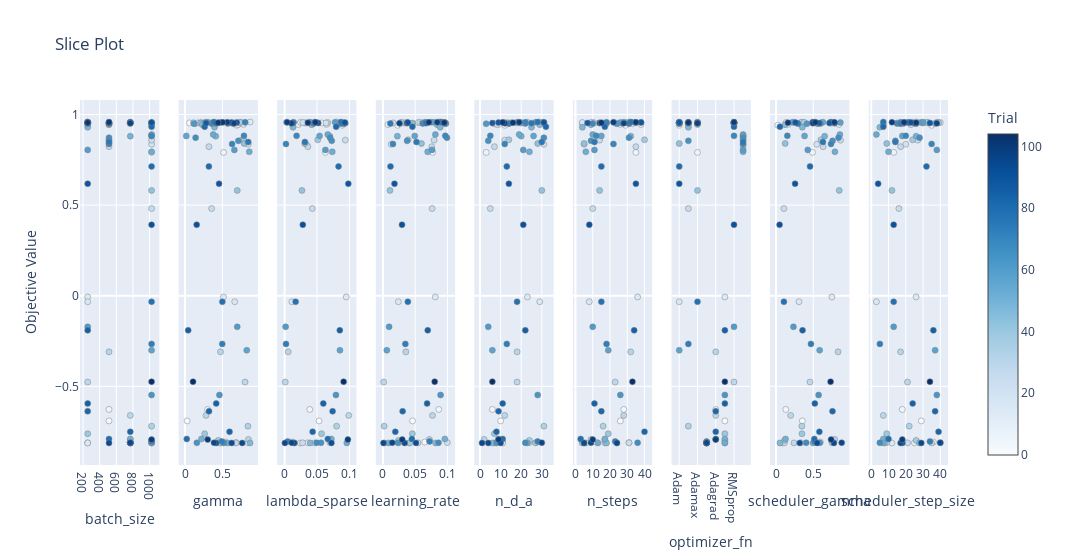

Write notebook code for a chart like this one.
### Code cell
optuna.visualization.plot_slice(study)
